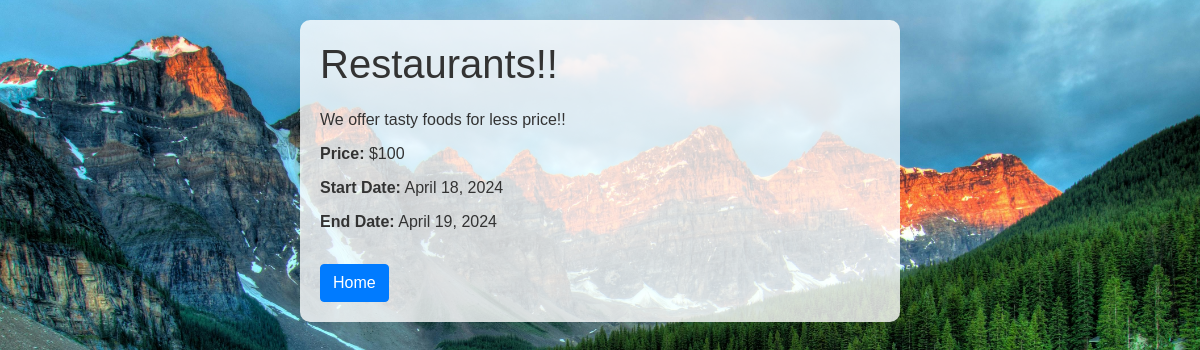
Screenshot of /offers/2/ with the database file from the repository.
### tbp/models.py (models this page shows, shortened)
class Offer(models.Model):
    title = models.CharField(max_length=100)
    description = models.TextField()
    start_date = models.DateField()
    end_date = models.DateField()
    price = models.IntegerField(default=100)

### tbp/views.py (the view)
# urls.py: path('offers/<int:offer_id>/', views.offer_detail, name='offer_detail'),
def offer_detail(request, offer_id):
    offer = get_object_or_404(Offer, pk=offer_id)
    return render(request, 'offer_detail.html', {'offer': offer})

### tbp/templates/offer_detail.html (shortened to what this page needs)
{% load static %}
<!DOCTYPE html>
<html lang="en">
<head>
    <link rel="stylesheet" href="https://stackpath.bootstrapcdn.com/bootstrap/4.5.2/css/bootstrap.min.css">
</head>
<body>
    <div class="container">
        <h1>{{ offer.title }}</h1>
        <p>{{ offer.description }}</p>
        <p><strong>Price:</strong> ${{ offer.price }}</p>
        <p><strong>Start Date:</strong> {{ offer.start_date }}</p>
        <p><strong>End Date:</strong> {{ offer.end_date }}</p>
        <a href="{% url 'home' %}" class="btn btn-primary btn-home">Home</a>
    </div>
</body>
</html>

### rows the page displays
Offer: title "Restaurants!!", description "We offer tasty foods for less price!!", price "100", start_date "April 18, 2024", end_date "April 19, 2024"
